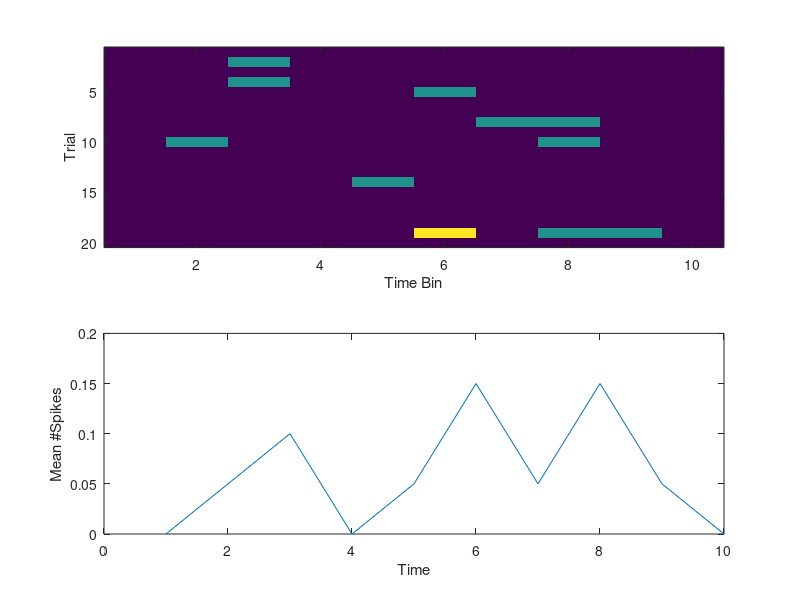

This chart was generated by the following MATLAB code:
%% A script that generates the figures for the paper
%  BK - 1/18/2023


%% Preparation
% Definitions  (windows, conditions)
% "Load" necessary data
spikeRate       = 0.1;
nrTimeBins      = 10;
nrTrials        = 20;
% Generate (fake) data
spikes          = poissrnd(spikeRate,[nrTrials nrTimeBins ]); % Assuming poisson firing

%% Show a spike raster
subplot(2,1,1)
imagesc(spikes)
xlabel('Time Bin');
ylabel('Trial');

%% Determine the mean firing rate per bin
meanRate = mean(spikes);
subplot(2,1,2)
plot(1:nrTimeBins,meanRate)
xlabel 'Time'
ylabel 'Mean #Spikes'






